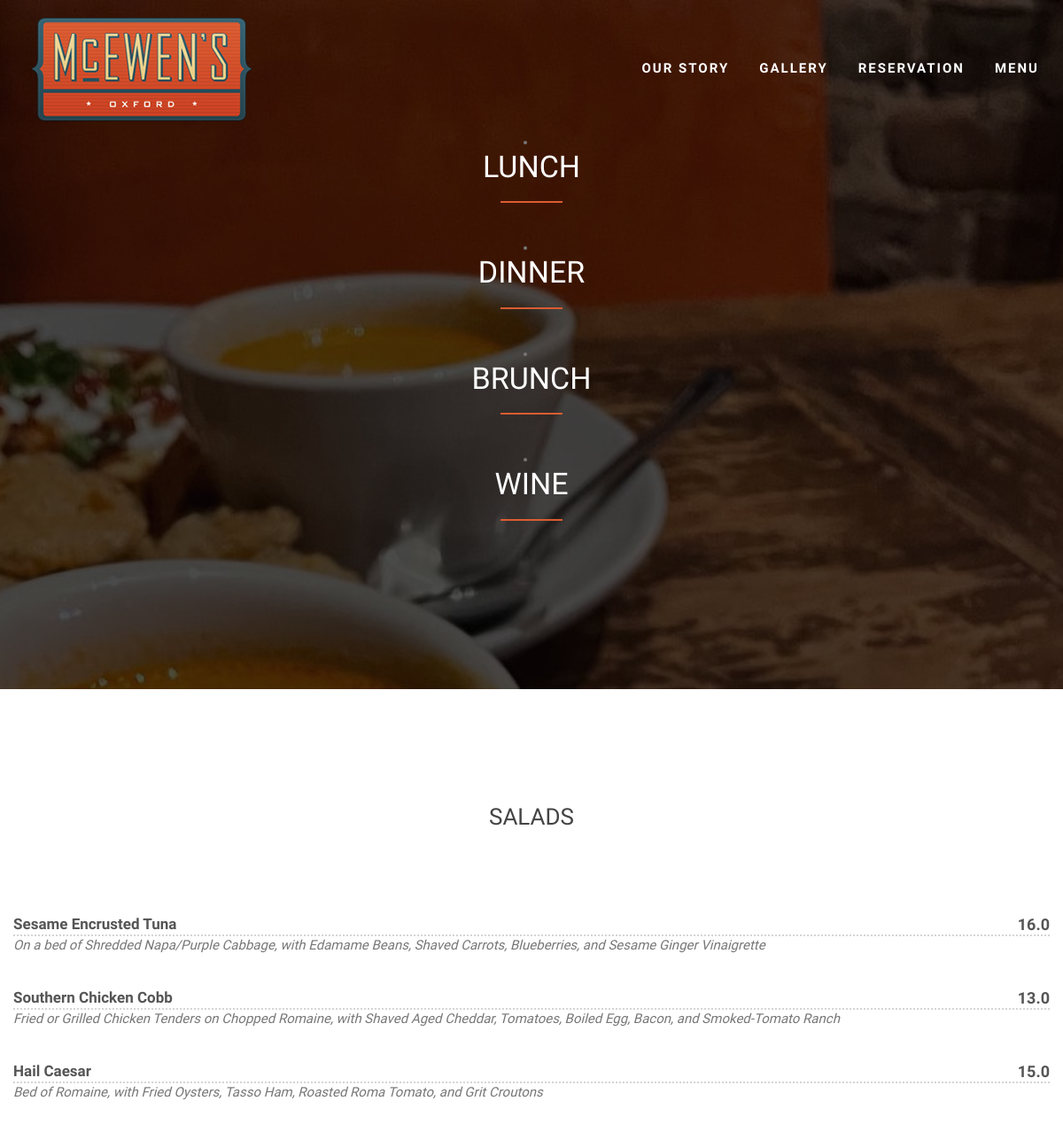
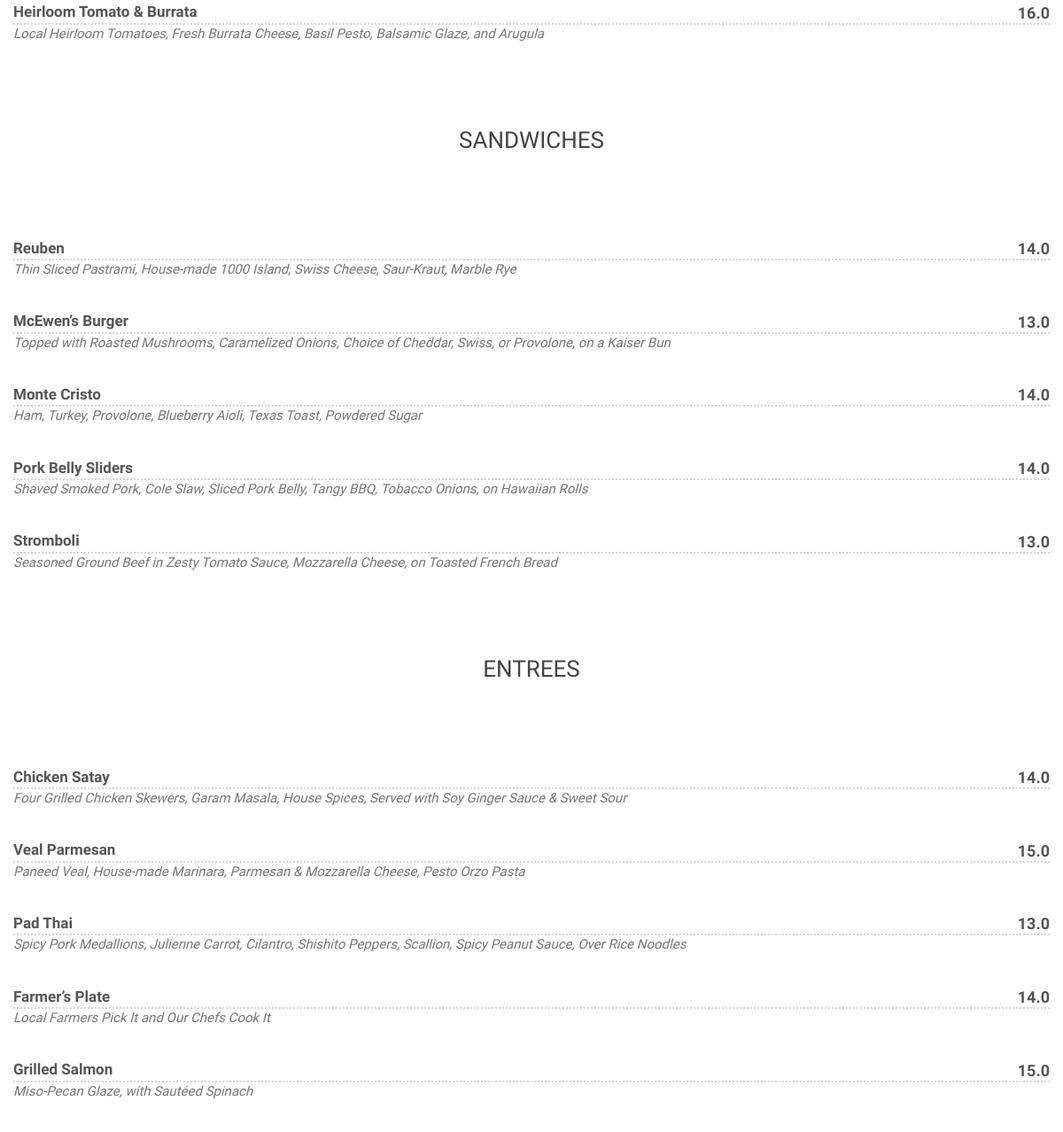
The page /lunch/ on the database its author committed (2 pictures, top to bottom).
### mcewens/models.py (models this page shows)
class MenuItem(models.Model):
    name = models.CharField(max_length=50)
    CATEGORY_CHOICES = (
        ("Brunch", "Brunch"),
        ("Lunch", "Lunch"),
        ("Dinner", "Dinner"),
        ("Wine and Cocktails", "Wine and Cocktails"),
    )
    category = models.CharField(choices=CATEGORY_CHOICES, max_length=50)
    TYPE_CHOICES = (
        ("Appetizers", "Appetizers"),
        ("Salads", "Salads"),
        ("Entrees", "Entrees"),
        ("Sandwiches", "Sandwiches"),
        ("Desserts", "Desserts"),
        ("Wine", "Wine"),
        ("Cocktails", "Cocktails"),
    )
    item_type = models.CharField(choices=TYPE_CHOICES, max_length=50, blank=True)
    description = models.TextField(max_length=200, blank=True)
    price = models.FloatField()
    CURRENT_CHOICES = (
        (1, "On menu"),
        (0, "Not on menu"),
    )
    current = models.IntegerField(default=1, choices=CURRENT_CHOICES)
    class Meta:
        unique_together = ("name", "category")

### mcewens/views.py (the view)
# urls.py: path("lunch/", lunch_view, name="lunch"),
def lunch_view(request):
    TYPES = ("Salads", "Sandwiches", "Entrees")
    lunch_item = get_current_by_category("Lunch").values()
    return render(request, "lunch.html", {"types": TYPES, "items": lunch_item})

### mcewens/models.py (called while the page is built)
def get_current_by_category(cat):
    return MenuItem.objects.filter(category=cat, current=1)

### mcewens/templates/lunch.html (shortened to what this page needs)
{% extends 'index.html' %} {% block content%}
<div id="restaurant-menu">
  <div class="section-title text-center center">
    <div class="overlay">
      <li>
        <a id="lunch-link" href="{% url 'lunch' %}" class="page-scroll">
          <h2>Lunch</h2>
        </a>
      </li>
      <hr />
      <li>
        <a id="dinner-link" href="{% url 'dinner' %}" class="page-scroll">
          <h2>Dinner</h2>
        </a>
      </li>
      <hr />
      <li>
        <a id="brunch-link" href="{% url 'brunch' %}" class="page-scroll">
          <h2>Brunch</h2>
        </a>
      </li>
      <hr />
      <li>
        <a id="wine-link" href="{% url 'wine' %}" class="page-scroll">
          <h2>Wine</h2>
        </a>
      </li>
      <hr />
    </div>
  </div>
  <div class="container">
    <div class="row">
   {% for type in types %}
      <div class="container">
        <div class="row">
           <div class="overlay">
            <h2 class="menu-section-title">{{ type }}</h2>
            <div class="overlay">
              <div class="container">
                <div class="row">
                    {% for item in items %} {% if item.item_type == type %}
                    <div class="menu-item">
                      <div class="menu-item-name">{{ item.name }}</div>
                      <div class="menu-item-price">{{ item.price }}</div>
                      <div class="menu-item-description">{{ item.description }}</div>
                    </div>
                    {% endif %} {% endfor %} {% endfor %}
                  </div>
                  {% endblock content%}

### mcewens/static/css/style.css (style rules this page uses)
body, html { font-family: 'Raleway', sans-serif; text-rendering: optimizeLegibility !important; -webkit-font-smoothing: antialiased !important; color: #777; font-weight: 300; width: 100% !important; height: 100% !important; }
h2 { margin-bottom: 20px; margin: 0 0 20px 0; font-weight: 500; font-size: 34px; color: #333; text-transform: uppercase; }
a { color: #DB5C32; }
hr { height: 2px; width: 70px; text-align: center; position: relative; background: #DB5C32; margin: 0; margin-bottom: 40px; border: 0; }
.section-title { margin-bottom: 70px; }
.section-title .overlay { padding: 150px 0; background: rgba(0, 0, 0, 0.7); }
.section-title hr { margin: 0 auto; margin-bottom: 40px; }
#restaurant-menu .section-title { background: #444 url(../img/farmer.jpg) center center no-repeat fixed; background-size: cover; }
#restaurant-menu .section-title h2 { color: #fff; }
#restaurant-menu .menu-section-title { font-size: 26px; display: block; font-weight: 500; color: #444; margin: 60px 0; text-align: center; }
#restaurant-menu .menu-item { margin: 35px 0; font-size: 18px; }
#restaurant-menu .menu-item-name { font-weight: 600; font-size: 17px; color: #555; border-bottom: 2px dotted rgb(213, 213, 213); }
#restaurant-menu .menu-item-description { font-style: italic; font-size: 15px; }
#restaurant-menu .menu-item-price { float: right; font-weight: 600; color: #555; margin-top: -26px; }

### rows shown on the page
MenuItem: name "Sesame Encrusted Tuna", price "16.0", description "On a bed of Shredded Napa/Purple Cabbage, with Edamame Beans, Shaved Carrots, Blueberries, and Sesame Ginger Vinaigrette"
MenuItem: name "Southern Chicken Cobb", price "13.0", description "Fried or Grilled Chicken Tenders on Chopped Romaine, with Shaved Aged Cheddar, Tomatoes, Boiled Egg, Bacon, and Smoked-Tomato Ranch"
MenuItem: name "Hail Caesar", price "15.0", description "Bed of Romaine, with Fried Oysters, Tasso Ham, Roasted Roma Tomato, and Grit Croutons"
MenuItem: name "Heirloom Tomato & Burrata", price "16.0", description "Local Heirloom Tomatoes, Fresh Burrata Cheese, Basil Pesto, Balsamic Glaze, and Arugula"
MenuItem: name "Reuben", price "14.0", description "Thin Sliced Pastrami, House-made 1000 Island, Swiss Cheese, Saur-Kraut, Marble Rye"
MenuItem: name "McEwen’s Burger", price "13.0", description "Topped with Roasted Mushrooms, Caramelized Onions, Choice of Cheddar, Swiss, or Provolone, on a Kaiser Bun"
MenuItem: name "Monte Cristo", price "14.0", description "Ham, Turkey, Provolone, Blueberry Aioli, Texas Toast, Powdered Sugar"
MenuItem: name "Pork Belly Sliders", price "14.0", description "Shaved Smoked Pork, Cole Slaw, Sliced Pork Belly, Tangy BBQ, Tobacco Onions, on Hawaiian Rolls"
MenuItem: name "Stromboli", price "13.0", description "Seasoned Ground Beef in Zesty Tomato Sauce, Mozzarella Cheese, on Toasted French Bread"
MenuItem: name "Chicken Satay", price "14.0", description "Four Grilled Chicken Skewers, Garam Masala, House Spices, Served with Soy Ginger Sauce & Sweet Sour"
MenuItem: name "Veal Parmesan", price "15.0", description "Paneed Veal, House-made Marinara, Parmesan & Mozzarella Cheese, Pesto Orzo Pasta"
MenuItem: name "Pad Thai", price "13.0", description "Spicy Pork Medallions, Julienne Carrot, Cilantro, Shishito Peppers, Scallion, Spicy Peanut Sauce, Over Rice Noodles"
MenuItem: name "Farmer’s Plate", price "14.0", description "Local Farmers Pick It and Our Chefs Cook It"
MenuItem: name "Grilled Salmon", price "15.0", description "Miso-Pecan Glaze, with Sautéed Spinach"

### other values the page prints
{{ type }} "SALADS" "SANDWICHES" "ENTREES"
